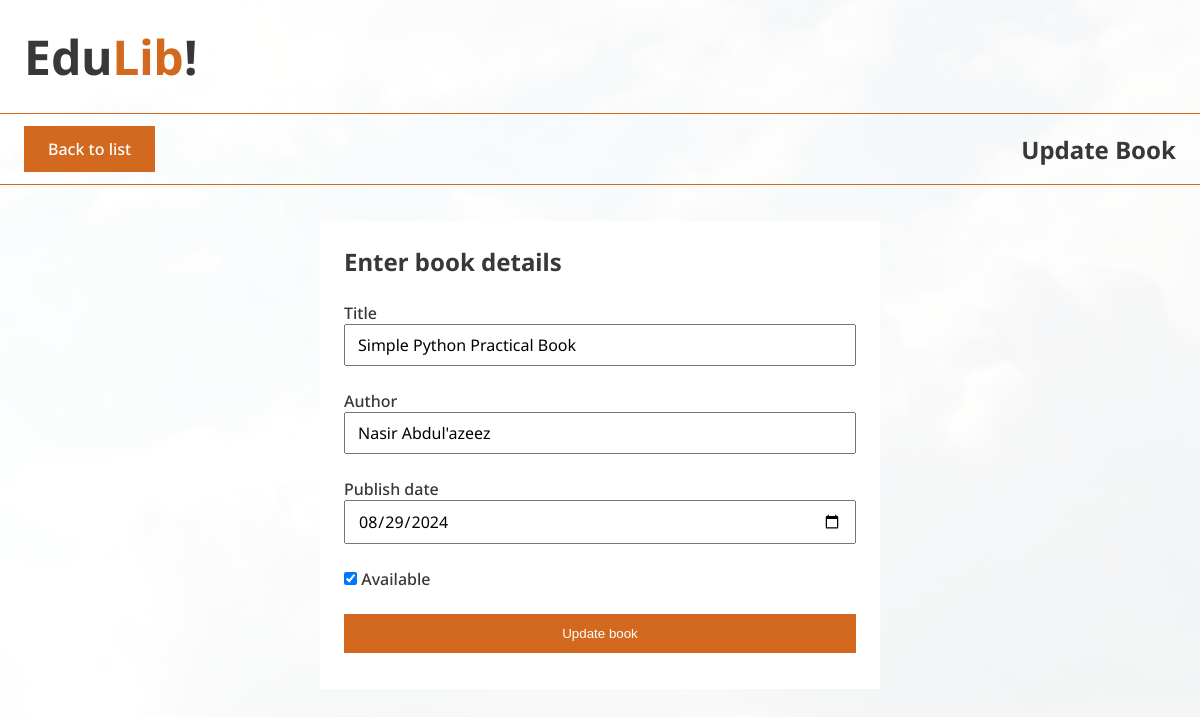
The app's page /update-book/13/ with its own data.
### books/models.py (models this page shows)
class Book(models.Model):
  title = models.CharField(max_length=100)
  author = models.CharField(max_length=100)
  publish_date = models.DateField(verbose_name = "Publish date")
  availability = models.BooleanField(default=True)

### books/views.py (the view)
# urls.py: path('update-book/<int:book_id>/', views.update_book, name='updateBook'),
def update_book(request, book_id):
  book = Book.objects.get(id=book_id)
  if (request.method == 'POST'):
    form = BookForm(request.POST, instance=book)
    form.save()
    messages.success(request, "Book details updated successfully")
    return redirect('books')
  else:
    form = BookForm(instance=book)
  return render(request, "update_book.html", {"form": form, "book_id":book.id})

### books/forms.py
class BookForm(forms.ModelForm):
  class Meta:
    model = Book
    fields = ['title', 'author', 'publish_date', 'availability']
    labels = {
      'publish_date': 'Publish date'
    }

### books/templates/update_book.html (shortened to what this page needs)
{% extends "layout.html" %}
{% block cotent %}
  <div class="banner">
    <a class="btn" href="{% url 'books' %}">Back to list</a>
    <h2>Update Book</h2>
  </div>
  <div>
    <form action="{% url 'updateBook' book_id %}" method="POST">
      <h2>Enter book details</h2>
      <div>
        <label>Title</label>
        <input type="text" name="title" class="input" value="{{ form.title.value }}" required />
      </div>
      <div>
        <label>Author</label>
        <input type="text" name="author" class="input" value="{{ form.author.value }}" required />
      </div>
      <div>
        <label>Publish date </label>
        <input type="date" name="publish_date" class="input" {% if form.publish_date.value %}value="{{ form.publish_date.value|date:'Y-m-d' }}"{% endif %} required />
      </div>
      <div>
        <input type="checkbox" name="availability" id="available" {{ form.availability.value|yesno:"checked,off" }} />
        <label for="available">Available</label>
      </div>
      <div>
        <button class="btn">Update book</button>
      </div>
    </form>
  </div>
{% endblock %}

### books/templates/update_book.html (style rules this page uses)
form { max-width: 560px; margin: auto; display: flex; flex-direction: column; gap: 24px; background-color: white; padding: 24px; }
form .input { display: block; width: 100%; padding: 8px 12px; font-size: inherit; font-family: inherit; outline: none; }
button.btn { width: 100%; justify-content: center; cursor: pointer; outline: none; border: none; margin-bottom: 12px; }

### records on screen
Book: title "Simple Python Practical Book", author "Nasir Abdul'azeez", publish_date "08/29/2024"
